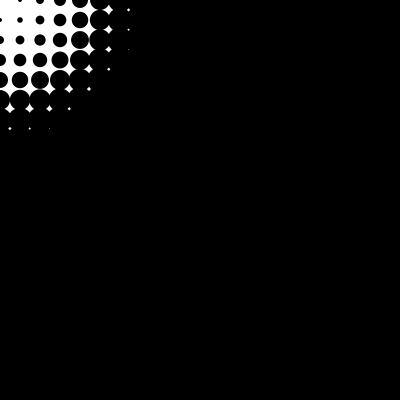
Frame 1 (no input)
Frame 60 (the mouse pressed at the canvas centre just before this capture): identical to frame 1, image omitted
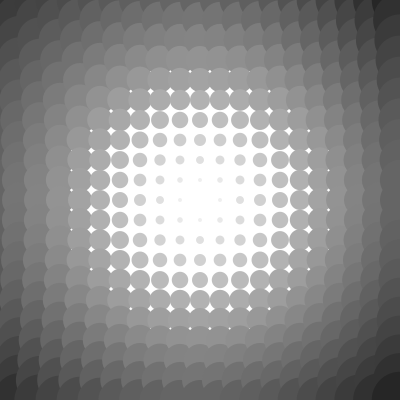
Frame 120 (the mouse held since frame 60 and released just before this capture)

The Processing sketch that drew these frames (run headless with seeded random() and noise(); from frame 60 on, the mouse is pressed at the canvas centre):

// Processing sketch: processing_25819
// ── processing_25819.pde


boolean gradient = false;

void setup() {
  size(400,400);
  smooth();
  fill(0);
  noStroke();
  colorMode(HSB,100);
}

void draw() {
  background(0,0,100); // weisser Hintergrund
  float stepSize = 20;
  for(int x=0; x<=width; x+=stepSize) {
      for(int y=0; y<=height; y+=stepSize) {
        float distanceToMouse = dist(x,y,mouseX,mouseY);
        float ellipseDiameter = distanceToMouse*0.2;
        if (gradient) fill(0,0,100-distanceToMouse*0.3);
        else fill(0);
        ellipse(x,y,ellipseDiameter,ellipseDiameter);
      }
  }
   
}

void mousePressed() {
    gradient = !gradient;
}
